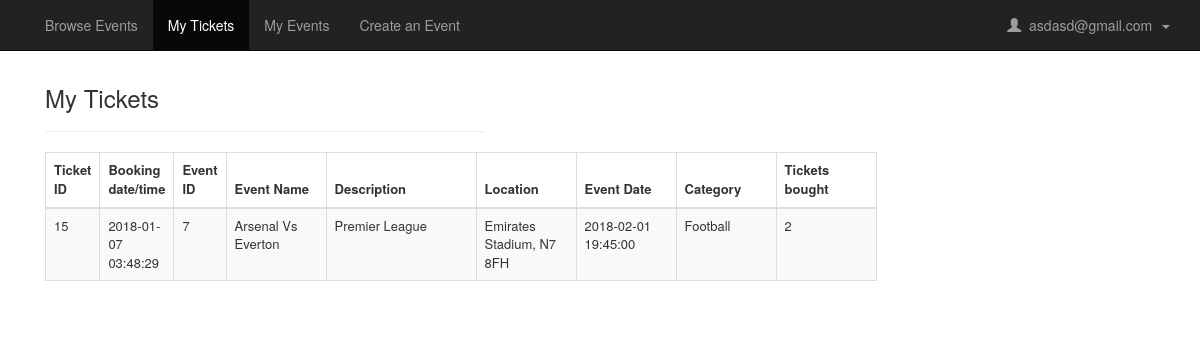
/my_tickets.php (signed in), run on the app's committed database.
### tables this page shows
CREATE TABLE IF NOT EXISTS `users` (
  `user_id` int(11) NOT NULL AUTO_INCREMENT,
  `email` varchar(60) NOT NULL,
  `password` varchar(15) NOT NULL,
  `security_question` varchar(45) NOT NULL,
  `security_answer` varchar(45) NOT NULL,
  PRIMARY KEY (`user_id`),
  UNIQUE KEY `email` (`email`),
  UNIQUE KEY `email_2` (`email`)
);

CREATE TABLE IF NOT EXISTS `event_bookings` (
  `event_booking_id` int(11) NOT NULL AUTO_INCREMENT,
  `booking_date_time` datetime NOT NULL,
  `no_tickets_booked` int(11) NOT NULL,
  `event_id` int(11) NOT NULL,
  `user_id` int(11) NOT NULL,
  PRIMARY KEY (`event_booking_id`)
);

CREATE TABLE IF NOT EXISTS `events` (
  `event_id` int(11) NOT NULL AUTO_INCREMENT,
  `name` varchar(45) NOT NULL,
  `description` varchar(100) NOT NULL,
  `event_date_time` datetime NOT NULL,
  `event_category_id` int(11) NOT NULL,
  `ticket_allocation` int(11) NOT NULL,
  `tickets_remaining` int(11) NOT NULL,
  `last_purchase_date` datetime NOT NULL,
  `created_by_user_id` int(11) NOT NULL,
  `address_id` int(11) NOT NULL,
  PRIMARY KEY (`event_id`)
);

CREATE TABLE IF NOT EXISTS `addresses` (
  `address_id` int(11) NOT NULL AUTO_INCREMENT,
  `building_name_number` varchar(45) NOT NULL,
  `post_code` varchar(10) NOT NULL,
  PRIMARY KEY (`address_id`)
);

CREATE TABLE IF NOT EXISTS `event_categories` (
  `category_id` int(11) NOT NULL AUTO_INCREMENT,
  `category_name` varchar(20) NOT NULL,
  PRIMARY KEY (`category_id`),
  UNIQUE KEY `idx_event_categories_category_name` (`category_name`)
);

### my_tickets.php (the view, shortened to what this page needs)
<?php
    $res=mysql_query("SELECT * FROM users WHERE user_id=".$_SESSION['user']);
    $userRow=mysql_fetch_array($res);
?>
<!DOCTYPE html>
<html>
  <head>
    <link rel="stylesheet" href="assets/css/bootstrap.min.css" type="text/css"  />
    <link rel="stylesheet" href="style.css" type="text/css" />
  </head>
  <body>
    <nav class="navbar navbar-inverse navbar-fixed-top">
      <div class="container">
        <div id="navbar" class="navbar-collapse collapse">
          <ul class="nav navbar-nav">
            <ul class="nav navbar-nav">
              <li>
                <a href="browse_events.php">Browse Events
                </a>
              </li>
              <li class="active">
                <a href="my_tickets.php">My Tickets
                </a>
              </li>
              <li>
                <a href="my_events.php">My Events
                </a>
              </li>
              <li>
                <a href="create_event.php">Create an Event
                </a>
              </li>
            </ul>
          </ul>
          <ul class="nav navbar-nav navbar-right">
            <li class="dropdown">
              <a href="#" class="dropdown-toggle" data-toggle="dropdown" role="button" aria-haspopup="true" aria-expanded="false">
                <span class="glyphicon glyphicon-user">
                </span>&nbsp;
                <?php echo $userRow['email']; ?>&nbsp;
                <span class="caret">
                </span>
              </a>
            </li>
          </ul>
        </div>
      </div>
    </nav>
    <div id="wrapper">
      <div class="container">
        <div class="row">
          <div class="col-lg-12" style="width: 500px">
            <body>
              <div id="my_tickets">
                <div class="panel-body">
                  <div class="dataTable_wrapper">
                    <h3>My Tickets
                    </h3>
                    <hr>
                    <div class="table">
                      <table style="font-size: 13px; width: 100%" class="table table-striped table-bordered table-hover" id="dataTables-example">
                        <thead>
                          <tr>
                            <th>Ticket ID
                            </th>
                            <th>Booking date/time
                            </th>
                            <th>Event ID
                            </th>
                            <th style="min-width: 100px;">Event Name
                            </th>
                            <th style="min-width: 150px;">Description
                            </th>
                            <th style="min-width: 100px;">Location
                            </th>
                            <th style="min-width: 100px;">Event Date
                            </th>
                            <th style="min-width: 100px;">Category
                            </th>
                            <th style="min-width: 100px;">Tickets bought
                            </th>
                          </tr>
                        </thead>
                        <tbody>
                        <?php
                        $query = "SELECT * FROM event_bookings, events, event_categories, addresses WHERE event_bookings.event_id = events.event_id and events.event_category_id = event_categories.category_id and events.address_id = addresses.address_id and event_bookings.user_id=".$_SESSION['user'];
                        $res = mysql_query($query);
                        while ($row = mysql_fetch_assoc($res)) {
                        ?>
                          <tr>
                            <td>
                              <?php echo $row['event_booking_id']; ?>
                            </td>
                            <td>
                              <?php echo $row['booking_date_time']; ?>
                            </td>
                            <td>
                              <?php echo $row['event_id']; ?>
                            </td>
                            <td>
                              <?php echo $row['name']; ?>
                            </td>
                            <td>
                              <?php echo $row['description']; ?>
                            </td>
                            <td>
                              <?php echo $row['building_name_number'].", ".$row['post_code'] ?>
                            </td>
                            <td>
                              <?php echo $row['event_date_time']; ?>
                            </td>
                            <td>
                              <?php echo $row['category_name']; ?>
                            </td>
                            <td>
                              <?php echo $row['no_tickets_booked']; ?>
                            </td>
                          </tr>
                        <?php
                        }?>
                        </tbody>
                      </table>
                    </div>
                  </div>
                </div>
              </div>
            </body>
          </div>
        </div>
      </div>
    </div>
  </body>
</html>

### style.css (style rules this page uses)
* { margin:0; padding:0; }
#wrapper { padding-top:50px; }

### data on the page
users: email "asdasd@gmail.com"
event_bookings: event_booking_id "15", booking_date_time "2018-01-07 03:48:29", event.event_id "7", event.name "Arsenal Vs Everton", event.description "Premier League", addresses.building_name_number "Emirates Stadium", addresses.post_code "N7 8FH", event.event_date_time "2018-02-01 19:45:00", event_categories.category_name "Football", no_tickets_booked "2"
